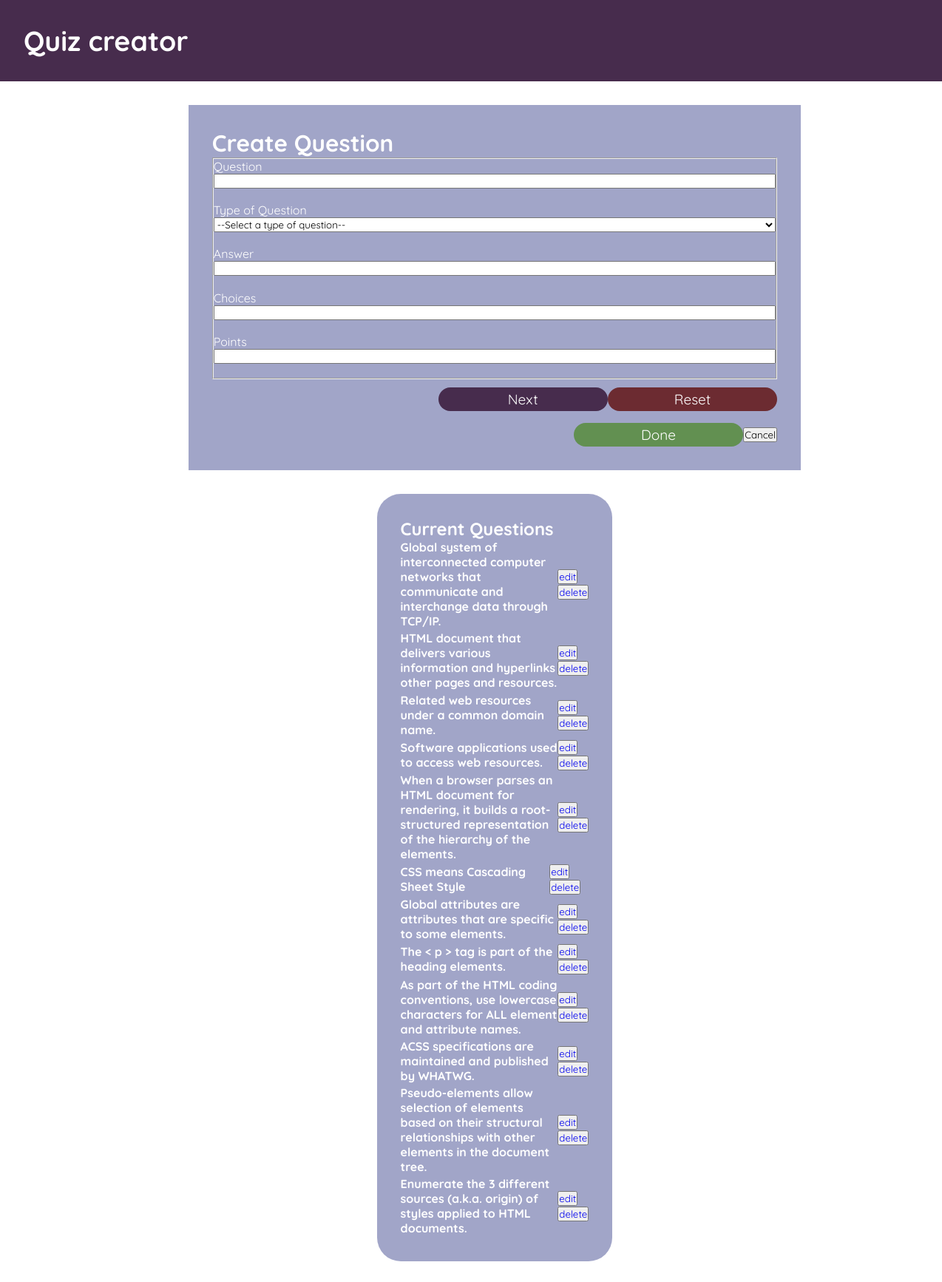
The page /teachermodule/teacherCreateQuestions.php?quiz_code=wdqs001 on the database its author committed.
### tables this page shows
CREATE TABLE `quiz_inventory` (
  `quiz_code` varchar(45) DEFAULT NULL,
  `type_of_quiz` text DEFAULT NULL,
  `question` text DEFAULT NULL,
  `choices` text DEFAULT NULL,
  `answer` text DEFAULT NULL,
  `points` int(11) DEFAULT NULL
);

### teachermodule/rQuestions.php (the view, shortened to what this page needs)
<?php
    include "config.php";
    $sql = "SELECT `question` FROM `quiz_inventory` WHERE `quiz_code` = '" . $_SESSION['quiz_code'] . "'";
    $result = mysqli_query($connection, $sql);
    while ($row = $result->fetch_assoc()) {
        echo "<div>";
        echo "<h4>". $row['question'] . "</h4>";
        echo "<div>";
        echo "<button class='editQuestion'><a href='teacherEditQuestion.php?quiz_code=" . $_SESSION['quiz_code'] . "&question=". $row['question'] . "'> edit </a></button>";
        echo "<button class='Delete'><a href='dQuestion.php?quiz_code=" . $_SESSION['quiz_code'] . "&question=". $row['question'] . "'> delete </a>";
        echo "</div>";
        echo "</div>";
    }
?>

### teachermodule/styles/teacherCreateQuiz.css (style rules this page uses)
* { margin: 0; padding: 0; list-style: none; text-decoration: none; font-family: var(--fnt-Quicksand); }
body { display: flex; flex-direction: column; height: 100vh; }
main > :nth-child(2) > section-left > div > * { display: flex; align-items: center; justify-content: space-between; margin-bottom: 0.2rem; }

### rows shown on the page
quiz_inventory: question "Global system of interconnected computer networks that communicate and interchange data through TCP/IP."
quiz_inventory: question "HTML document that delivers various information and hyperlinks other pages and resources."
quiz_inventory: question "Related web resources under a common domain name."
quiz_inventory: question "Software applications used to access web resources."
quiz_inventory: question "When a browser parses an HTML document for rendering, it builds a root-structured representation of the hierarchy of the elements."
quiz_inventory: question "CSS means Cascading Sheet Style"
quiz_inventory: question "Global attributes are attributes that are specific to some elements."
quiz_inventory: question "The < p > tag is part of the heading elements."
quiz_inventory: question "As part of the HTML coding conventions, use lowercase characters for ALL element and attribute names."
quiz_inventory: question "ACSS specifications are maintained and published by WHATWG."
quiz_inventory: question "Pseudo-elements allow selection of elements based on their structural relationships with other elements in the document tree."
quiz_inventory: question "Enumerate the 3 different sources (a.k.a. origin) of styles applied to HTML documents."
